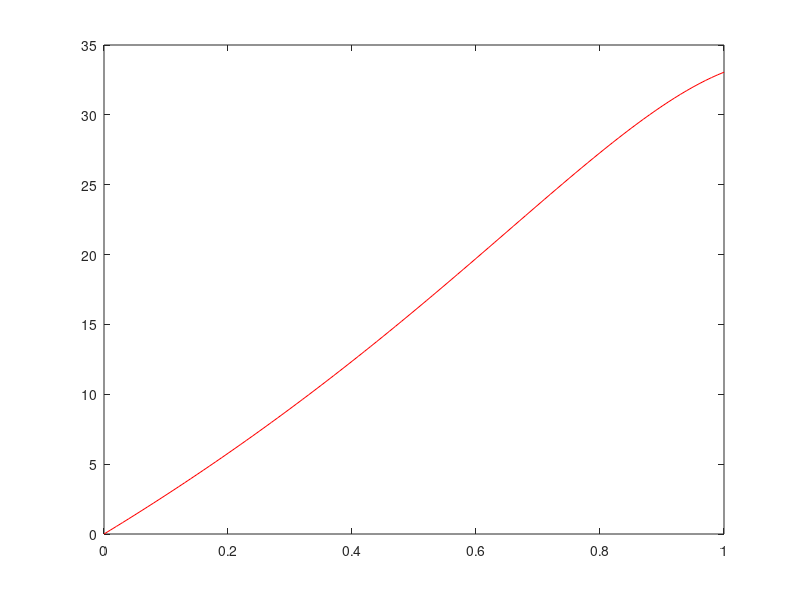
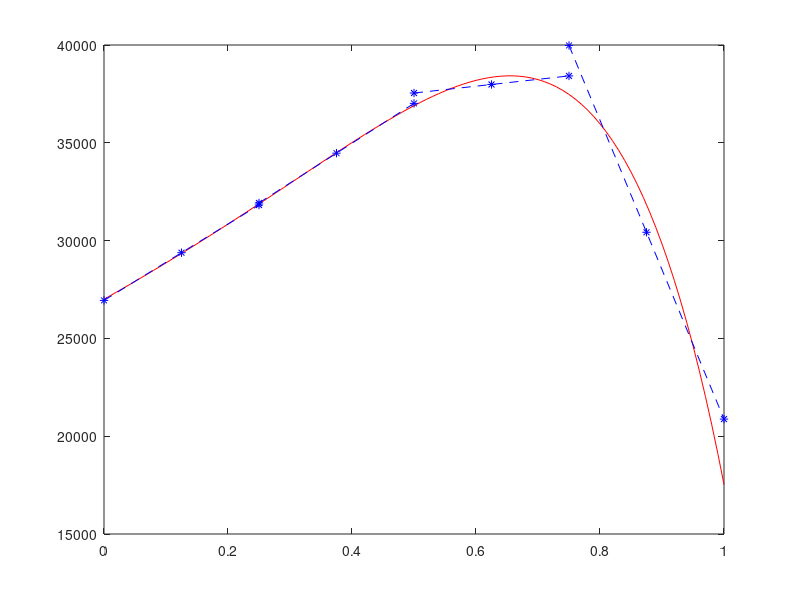
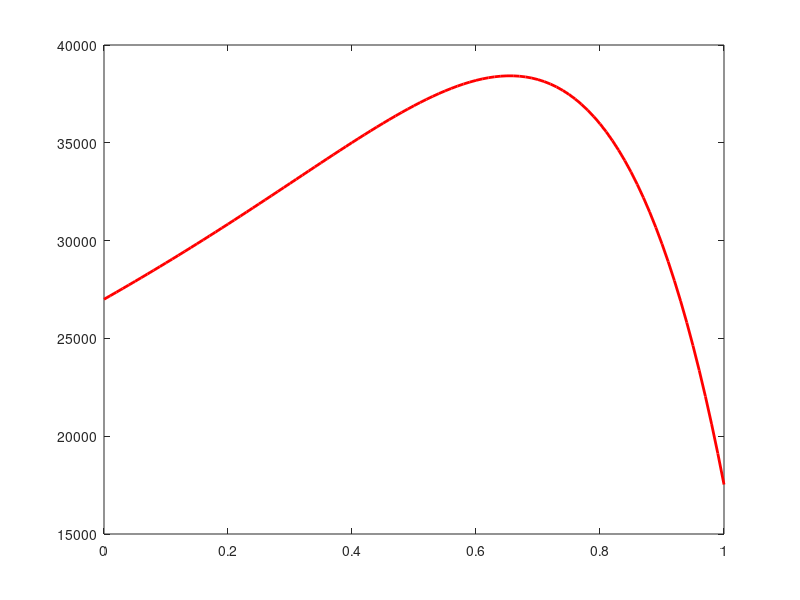
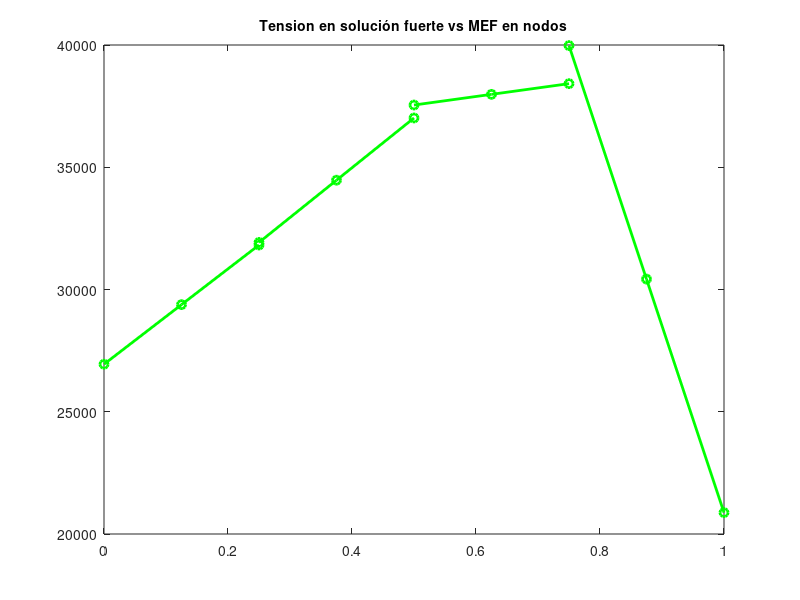

These figures' MATLAB source, in order:
%% Grader 2: Barra 1D con sección variable

clear
format short

%% Datos de entrada
L = 1; E = 1000; P = 10; f0 = 100; a0 = L/30;

%% Solucion analitica

x = L;
u_fuerte(x) = -3/(40*a0^2*E)*(exp(2*x/3)*(f0*(4*x^5-30*x^4+180*x^3-810*x^2+2430*x-3645)-600)+3645*f0+600);

%% Solucion MEF con elementos cuadraticos

% Datos integración numérica

%Cuadratura n=1
chi_ip1 = 0; %Coordenadas de los puntos de integración
w_ip1 = 2;   %Peso de integración
%Cuadratura n=2
chi_ip2 = [-1 1]*1/sqrt(3); %Coordenadas de los puntos de integración
w_ip2 = [1 1]; %Peso de integración
%Cuadratura n=3
chi_ip3 = [-sqrt(3/5) 0 sqrt(3/5)]; %Coordenadas de los puntos de integración
w_ip3 = [5/9 8/9 5/9]; %Peso de integración
%Cuadratura n=4
chi_ip4 = [-0.8611363116 -0.3399810436 0.3399810436 0.8611363116];
w_ip4 = [0.3478548451 0.6521451549 0.6521451549 0.3478548451];


ipk = 3; %Cuadratura de integración de K
if ipk==1
    chi_ipk = chi_ip1; w_ipk = w_ip1;
elseif ipk==2
    chi_ipk = chi_ip2; w_ipk = w_ip2;
elseif ipk==3
    chi_ipk = chi_ip3; w_ipk = w_ip3;
elseif ipk==4
    chi_ipk = chi_ip4; w_ipk = w_ip4;
end

ipf = 3; %Cuadratura de integración de Fuerzas
if ipk==1
    chi_ipf = chi_ip1; w_ipf = w_ip1;
elseif ipk==2
    chi_ipf = chi_ip2; w_ipf = w_ip2;
elseif ipk==3
    chi_ipf = chi_ip3; w_ipf = w_ip3;
elseif ipk==4
    chi_ipf = chi_ip4; w_ipf = w_ip4;
end

At = [a0 a0*exp(-1/24) a0*exp(-1/12) a0*exp(-1/8) a0*exp(-1/6) a0*exp(-5/24) a0*exp(-1/4) a0*exp(-7/24) a0*exp(-1/3)];       % Vector de áreas total

% Rigidez local de los elementos y fuerza nodal local de los elementos

x3 = L/4; x1 = 0;
Le = x3 - x1;
Je = Le/2; iJe = 1/Je;

% Elemento 1
Ke1 = zeros(3);
for ip = 1:ipk
    chi = chi_ipk(ip);
    w = w_ipk(ip);
    Be = iJe*[chi-1/2 -2*chi chi+1/2];
    Ne = [chi*(chi-1)/2 1-chi^2 chi*(chi+1)/2];
    A_ip1 = Ne*At(1:3)';
    
    Ke1 = Ke1 + Be'*E*A_ip1^2*Be*Je*w;
end

% Elemento 2
Ke2 = zeros(3);
for ip = 1:ipk
    chi = chi_ipk(ip);
    w = w_ipk(ip);
    Be = iJe*[chi-1/2 -2*chi chi+1/2];
    Ne = [chi*(chi-1)/2 1-chi^2 chi*(chi+1)/2];
    A_ip2 = Ne*At(3:5)';   
    
    Ke2 = Ke2 + Be'*E*A_ip2^2*Be*Je*w;
end

% Elemento 3
Ke3 = zeros(3);
for ip = 1:ipk
    chi = chi_ipk(ip);
    w = w_ipk(ip);
    Be = iJe*[chi-1/2 -2*chi chi+1/2];
    Ne = [chi*(chi-1)/2 1-chi^2 chi*(chi+1)/2];
    A_ip3 = Ne*At(5:7)';
    
    Ke3 = Ke3 + Be'*E*A_ip3^2*Be*Je*w;
end

% Elemento 4
Ke4 = zeros(3);
for ip = 1:ipk
    chi = chi_ipk(ip);
    w = w_ipk(ip);
    Be = iJe*[chi-1/2 -2*chi chi+1/2];
    Ne = [chi*(chi-1)/2 1-chi^2 chi*(chi+1)/2];
    A_ip4 = Ne*At(7:9)';
    
    Ke4 = Ke4 + Be'*E*A_ip4^2*Be*Je*w;
end


% Ensamblaje: Rigidez global y fuerza nodal global

K_quest = zeros(9);

% Elemento 1 
    
gdle1 = [1 2 3];
K_quest(gdle1, gdle1) = K_quest(gdle1, gdle1) + Ke1;

% Elemento 2 

gdle2 = [3 4 5];
K_quest(gdle2, gdle2) = K_quest(gdle2, gdle2) + Ke2;

% Elemento 3 

gdle3 = [5 6 7]; 
K_quest(gdle3, gdle3) = K_quest(gdle3, gdle3) + Ke3;

% Elemento 4

gdle4 = [7 8 9];
K_quest(gdle4, gdle4) = K_quest(gdle4, gdle4) + Ke4;

% Vector de fuerzas nodales

feq_quest = zeros(9,1);

fnod = f0*[0 (1/8)^4 (1/4)^4 (3/8)^4 (1/2)^4 (5/8)^4 (3/4)^4 (7/8)^4 1];             % Vector de fuerzas en los nodos

for ip=1:ipf
   chi = chi_ipf(ip);
   w = w_ipf(ip);
   Ne = [chi*(chi-1)/2 1-chi^2 chi*(chi+1)/2];
   f_chi = Ne*fnod(1:3)';
   
   feq_quest(1:3) = feq_quest(1:3) + Ne'*f_chi*Je*w;
   
end

for ip=1:ipf
   chi = chi_ipf(ip);
   w = w_ipf(ip);
   Ne = [chi*(chi-1)/2 1-chi^2 chi*(chi+1)/2];
   f_chi = Ne*fnod(3:5)';
   
   feq_quest(3:5) = feq_quest(3:5) + Ne'*f_chi*Je*w;
   
end

for ip=1:ipf
   chi = chi_ipf(ip);
   w = w_ipf(ip);
   Ne = [chi*(chi-1)/2 1-chi^2 chi*(chi+1)/2];
   f_chi = Ne*fnod(5:7)';
   
   feq_quest(5:7) = feq_quest(5:7) + Ne'*f_chi*Je*w;
   
end

for ip=1:ipf
   chi = chi_ipf(ip);
   w = w_ipf(ip);
   Ne = [chi*(chi-1)/2 1-chi^2 chi*(chi+1)/2];
   f_chi = Ne*fnod(7:9)';
   
   feq_quest(7:9) = feq_quest(7:9) + Ne'*f_chi*Je*w;
   
end

fext = [0 0 0 0 0 0 0 0 P];         % Fuerzas externas

ft = feq_quest + fext';              % Vector de fuerzas totales

% Condiciones de contorno: calcula desplazamientos nodales (Condensación estática)

GDL = size(K_quest,1);
gdl_T = [1:GDL];
gdl_L = [2:9]; gdl_R = [1];
KLL = K_quest(gdl_L, gdl_L);
KRR = K_quest(gdl_R,gdl_R);
KRL = K_quest(gdl_R,gdl_L);
KLR = KRL';

fL = ft(gdl_L,1);
uL = KLL\fL;
uL_quest = uL(8);                   % Desplazamiento en nodos libres (el extremo libre)
U = zeros(length(gdl_T),1);
U(gdl_L) = uL;

% El error relativo % en desplazamientos en el extremo libre entre la solución fuerte y la solución mef (error_u)

error_abs = abs(u_fuerte-uL(8));
error_u = error_abs/u_fuerte*100;

%% Determinar la deformacion y tension

ne = 4;                    % número de elementos 
nne = 3;                   % número de nodos por elemento
r = sqrt(3);               % razón de homotecia
chi_nip = [-1 0 1]*r;

coord_n = [0 L/8 L/4 3*L/8 L/2 5*L/8 3*L/4 7*L/8 L];                    % coordenadas de los nodos totales
coord_n_e1 = coord_n([1 2 3]);                                          % coordenadas de los nodos de cada elemento
coord_n_e2 = coord_n([3 4 5]);  
coord_n_e3 = coord_n([5 6 7]);
coord_n_e4 = coord_n([7 8 9]);

ipk_ = 2;                                                               % Redefino el orden porque tengo 2 puntos de integración chi

% Elemento 1

u_e1 = U([1:3]);
epsilon_ip_e1 = zeros(1,ipk_);

for i = 1:ipk_
    chi = chi_ip2(i);
    Ben = iJe*[chi-1/2 -2*chi chi+1/2];
    epsilon_ip_e1(1,i) = Ben*u_e1;
end 

sigma_ip_e1 = epsilon_ip_e1*E; % Tensiones en los puntos de integración

sigma_n = zeros(ne,nne);       % Inicialización de las tensiones nodales en filas por elemento, en columnas por nodos

for j=1:nne
    chi = chi_nip(j);
    Nen =[(1-chi)/2 (1+chi)/2];                       
    sigma_n(1,j) = Nen*sigma_ip_e1(1,:)';
end

% Elemento 2

u_e2 = U([3:5]);
epsilon_ip_e2 = zeros(1,ipk_);

for i = 1:ipk_
    chi = chi_ip2(i);
    Ben = iJe*[chi-1/2 -2*chi chi+1/2];
    epsilon_ip_e2(1,i) = Ben*u_e2;
end 

sigma_ip_e2 = epsilon_ip_e2*E;

for j=1:nne
    chi = chi_nip(j);
    Nen = [(1-chi)/2 (1+chi)/2];                        
    sigma_n(2,j) = Nen*sigma_ip_e2(1,:)';
end

% Elemento 3

u_e3 = U([5:7]);
epsilon_ip_e3 = zeros(1,ipk_);

for i = 1:ipk_
    chi = chi_ip2(i);
    Ben = iJe*[chi-1/2 -2*chi chi+1/2];
    epsilon_ip_e3(1,i) = Ben*u_e3;
end 

sigma_ip_e3 = epsilon_ip_e3*E; 

for j=1:nne
    chi = chi_nip(j);
    Nen = [(1-chi)/2 (1+chi)/2];                        
    sigma_n(3,j) = Nen*sigma_ip_e3(1,:)';
end

% Elemento 4

u_e4 = U([7:9]);
epsilon_ip_e4 = zeros(1,ipk_);

for i = 1:ipk_
    chi = chi_ip2(i);
    Ben = iJe*[chi-1/2 -2*chi chi+1/2];
    epsilon_ip_e4(1,i) = Ben*u_e4;
end 

sigma_ip_e4 = epsilon_ip_e4*E; 

for j=1:nne
    chi = chi_nip(j);
    Nen = [(1-chi)/2 (1+chi)/2];                        
    sigma_n(4,j) = Nen*sigma_ip_e4(1,:)';
end

epsilon_ip_t = [epsilon_ip_e1; epsilon_ip_e2; epsilon_ip_e3; epsilon_ip_e4];        % Matriz con las deformaciones en los puntos de integración
sigma_ip_t = [sigma_ip_e1; sigma_ip_e2; sigma_ip_e3; sigma_ip_e4];                  % Matriz con las tensiones en los puntos de integración

%% Solución fuerte para dibujar

x_ = 0:0.01:L;
for i =1:length(x_)
    x = x_(i);
    ufuerte(i) = -3/(40*a0^2*E)*(exp(2*x/3)*(f0*(4*x^5-30*x^4+180*x^3-810*x^2+2430*x-3645)-600)+3645*f0+600);
    epsfuerte(i) = -((f0*x^5-150)*exp((2*x)/3))/(5*E*a0^2);
    sigmafuerte(i) = epsfuerte(i)*E;
    
end

%% Errores

% Solución fuerte para el error

x_e = 0:0.125:L;
for i =1:length(x_e)
    x = x_e(i);
    ufuerte_error(i) = -3/(40*a0^2*E)*(exp(2*x/3)*(f0*(4*x^5-30*x^4+180*x^3-810*x^2+2430*x-3645)-600)+3645*f0+600);
    epsfuerte_error(i) = -((f0*x^5-150)*exp((2*x)/3))/(5*E*a0^2);
    sigmafuerte_error(i) = epsfuerte_error(i)*E;
    
end

sf_max = max(sigmafuerte_error);
sn_max = max(sigma_n(:));
sip_max = max(sigma_ip_t(:));

% Error de la solución MEF en los nodos

err_sigmamax_nod = abs(sf_max - sn_max)/sf_max*100;


% Error de la solución MEF en los puntos de integración

err_sigmamax_ip = - abs(max(sigmafuerte) - sip_max)/max(sigmafuerte)*100;

%% Representación gráfica

figure(1)
plot(x_,ufuerte,'r-')

figure(2)
plot(x_,sigmafuerte,'r-')
hold on
plot(coord_n(1:3),sigma_n(1,:),'b*--')
plot(coord_n(3:5),sigma_n(2,:),'b*--')
plot(coord_n(5:7),sigma_n(3,:),'b*--')
plot(coord_n(7:9),sigma_n(4,:),'b*--')

figure(3)
grafstress_strong = plot(x_,sigmafuerte,'r-','LineWidth',2);

figure(4)
grafstressnod = plot(coord_n(1:3),sigma_n(1,:),'go-','LineWidth',2); %representa el elemento 1 y almacena en la variable grafstressnod
hold on %mantiene los datos de la gráfica anterior cuando representes los siguientes elementos
grafstressnod = plot(coord_n(3:5),sigma_n(2,:),'go-','LineWidth',2); %representa el elemento 2
grafstressnod = plot(coord_n(5:7),sigma_n(3,:),'go-','LineWidth',2); %representa el elemento 3
grafstressnod = plot(coord_n(7:9),sigma_n(4,:),'go-','LineWidth',2); %representa el elemento 4

title('Tension en solución fuerte vs MEF en nodos','Fontsize',10);


% coord_ip = zeros(ne,ipk); %Inicialización de las coordenadas absolutas de los puuntos de integración
% for ip=1:ipk_
%     chi = chi_ip2(ip);
%     Ne = [chi*(chi-1)/2 1-chi^2 chi*(chi+1)/2];
%     coord_ip(1,ip) = Ne*coord_n_e1'; 
% end
% 
% plot(coord_ip,sigma_ip_t,'ks--')


% function A = A(x, a0,L)
%     A = (a0*exp(-x/(3*L)))^2
% end